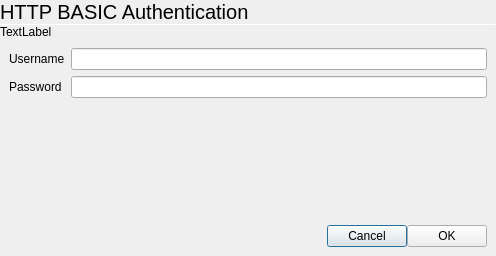
<?xml version="1.0" encoding="UTF-8"?>
<ui version="4.0">
 <class>HttpBasicAuthDialog</class>
 <widget class="QDialog" name="HttpBasicAuthDialog">
  <property name="geometry">
   <rect>
    <x>0</x>
    <y>0</y>
    <width>496</width>
    <height>256</height>
   </rect>
  </property>
  <property name="windowTitle">
   <string>HTTP BASIC Authentication</string>
  </property>
  <layout class="QVBoxLayout" name="verticalLayout">
   <property name="spacing">
    <number>0</number>
   </property>
   <property name="leftMargin">
    <number>0</number>
   </property>
   <property name="topMargin">
    <number>0</number>
   </property>
   <property name="rightMargin">
    <number>0</number>
   </property>
   <property name="bottomMargin">
    <number>0</number>
   </property>
   <item>
    <widget class="QLabel" name="label">
     <property name="font">
      <font>
       <pointsize>15</pointsize>
      </font>
     </property>
     <property name="text">
      <string>HTTP BASIC Authentication</string>
     </property>
     <property name="margin">
      <number>9</number>
     </property>
    </widget>
   </item>
   <item>
    <widget class="Line" name="line">
     <property name="maximumSize">
      <size>
       <width>16777215</width>
       <height>1</height>
      </size>
     </property>
     <property name="orientation">
      <enum>Qt::Horizontal</enum>
     </property>
    </widget>
   </item>
   <item>
    <widget class="QLabel" name="realmLabel">
     <property name="text">
      <string>TextLabel</string>
     </property>
     <property name="wordWrap">
      <bool>true</bool>
     </property>
     <property name="margin">
      <number>9</number>
     </property>
    </widget>
   </item>
   <item>
    <layout class="QGridLayout" name="gridLayout">
     <property name="leftMargin">
      <number>9</number>
     </property>
     <property name="topMargin">
      <number>9</number>
     </property>
     <property name="rightMargin">
      <number>9</number>
     </property>
     <property name="bottomMargin">
      <number>9</number>
     </property>
     <property name="spacing">
      <number>6</number>
     </property>
     <item row="1" column="0">
      <widget class="QLabel" name="label_4">
       <property name="text">
        <string>Password</string>
       </property>
      </widget>
     </item>
     <item row="0" column="0">
      <widget class="QLabel" name="label_3">
       <property name="text">
        <string>Username</string>
       </property>
      </widget>
     </item>
     <item row="0" column="1">
      <widget class="QLineEdit" name="usernameBox"/>
     </item>
     <item row="1" column="1">
      <widget class="QLineEdit" name="passwordBox">
       <property name="echoMode">
        <enum>QLineEdit::Password</enum>
       </property>
      </widget>
     </item>
    </layout>
   </item>
   <item>
    <spacer name="verticalSpacer">
     <property name="orientation">
      <enum>Qt::Vertical</enum>
     </property>
     <property name="sizeHint" stdset="0">
      <size>
       <width>20</width>
       <height>40</height>
      </size>
     </property>
    </spacer>
   </item>
   <item>
    <layout class="QHBoxLayout" name="horizontalLayout">
     <property name="spacing">
      <number>0</number>
     </property>
     <property name="leftMargin">
      <number>9</number>
     </property>
     <property name="topMargin">
      <number>9</number>
     </property>
     <property name="rightMargin">
      <number>9</number>
     </property>
     <property name="bottomMargin">
      <number>9</number>
     </property>
     <item>
      <spacer name="horizontalSpacer">
       <property name="orientation">
        <enum>Qt::Horizontal</enum>
       </property>
       <property name="sizeHint" stdset="0">
        <size>
         <width>40</width>
         <height>20</height>
        </size>
       </property>
      </spacer>
     </item>
     <item>
      <widget class="QPushButton" name="cancelButton">
       <property name="text">
        <string>Cancel</string>
       </property>
       <property name="icon">
        <iconset theme="dialog-cancel"/>
       </property>
      </widget>
     </item>
     <item>
      <widget class="QPushButton" name="okButton">
       <property name="text">
        <string>OK</string>
       </property>
       <property name="icon">
        <iconset theme="dialog-ok"/>
       </property>
      </widget>
     </item>
    </layout>
   </item>
  </layout>
 </widget>
 <resources/>
 <connections/>
</ui>
